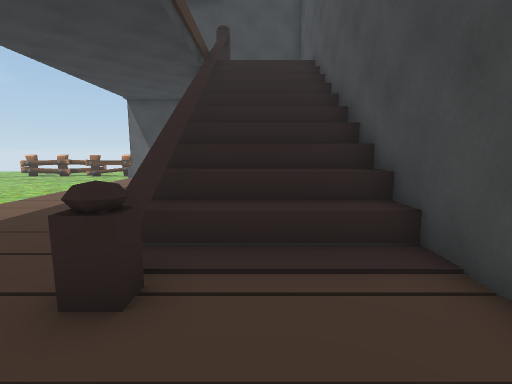
view 1 (above)

18 first-person views from a walk through a scene from a Unity 3-D project. The camera is 1.4 m above the floor, tilts 8° down and sees 85° across. The floor is counted in squares, 1 m on a side. Each view is taken from the middle of a square. On the plan, view 1 faces up. The plan holds only what a view shows up to about 14 squares ahead; the rest is blank. The place goes on beyond the plan. The player is left out. Some animated figures are left out. Some surface patterns are stand-ins.

view 2
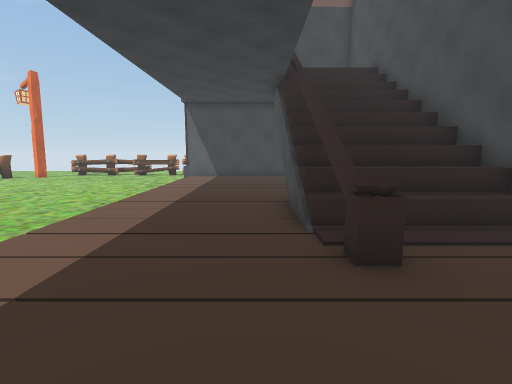

view 3
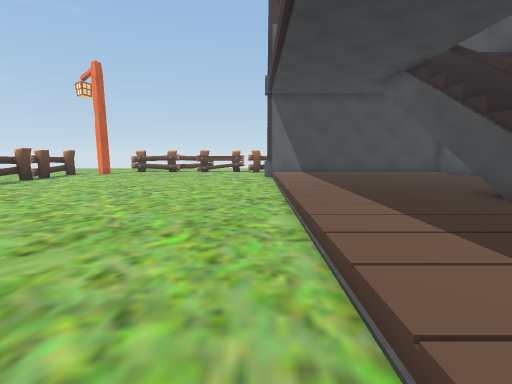

view 4
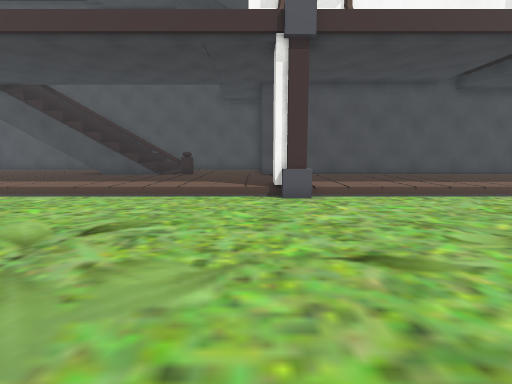

view 5
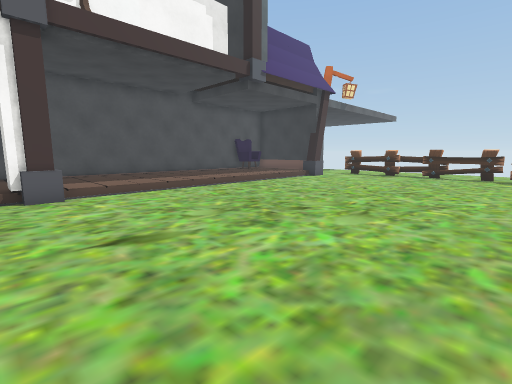

view 6
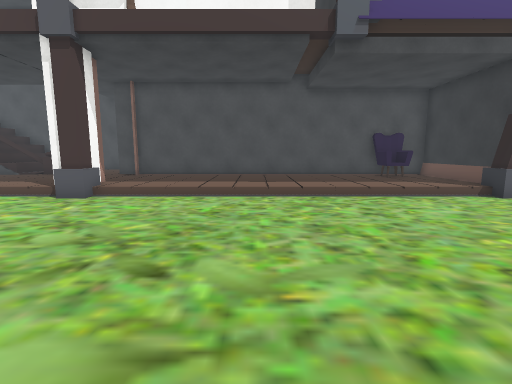

view 7
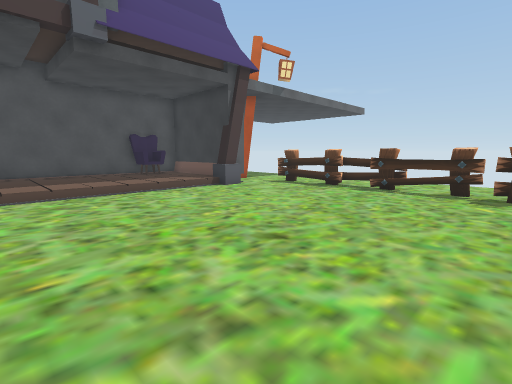

view 8
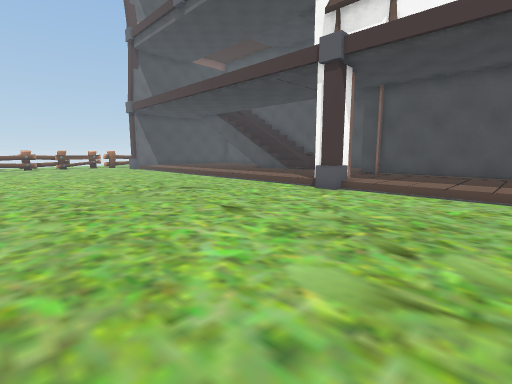

view 9
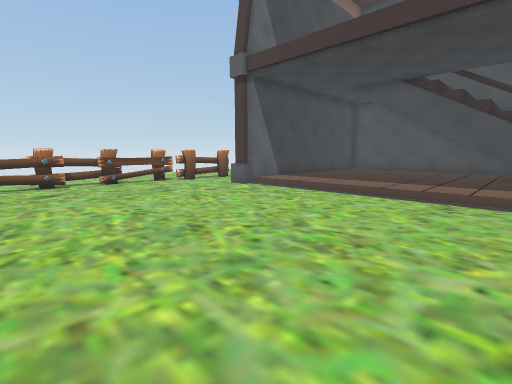

view 10
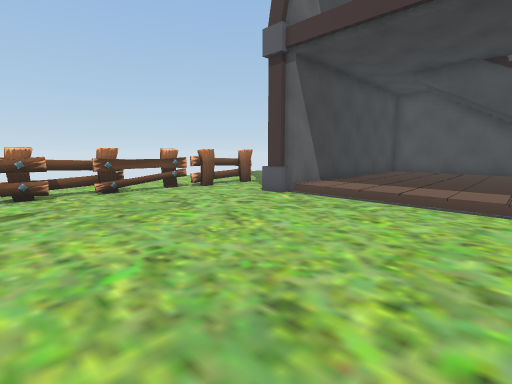

view 11
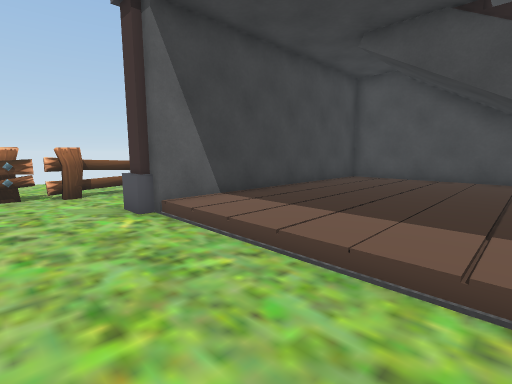

view 12
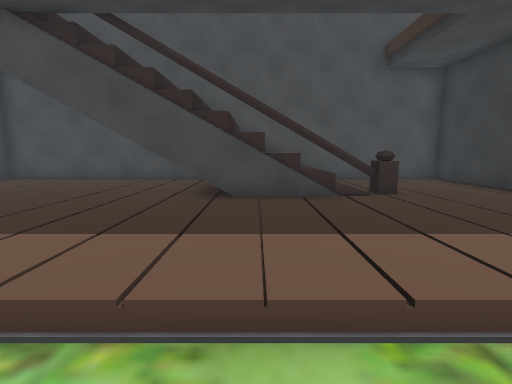

view 13
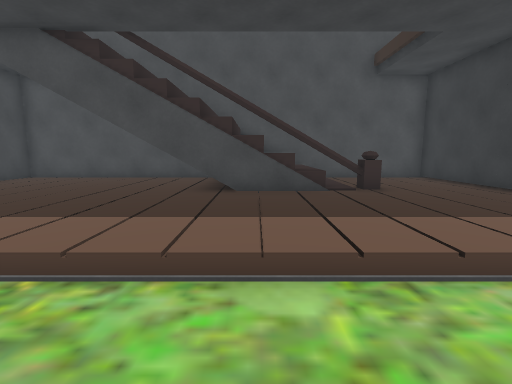

view 14
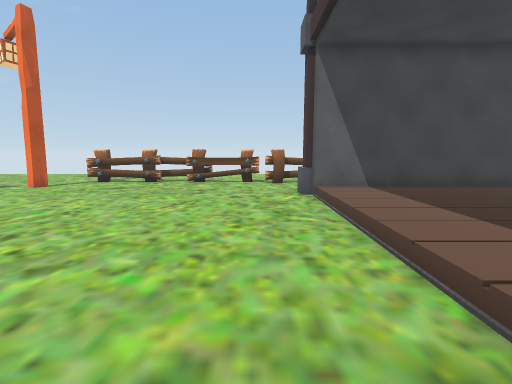

view 15
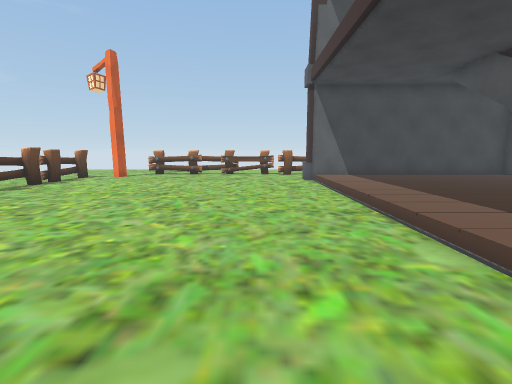

view 16
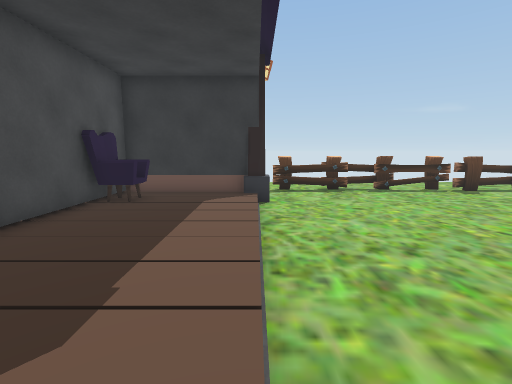

view 17
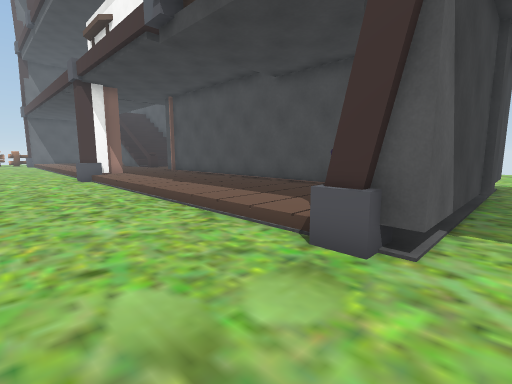

view 18
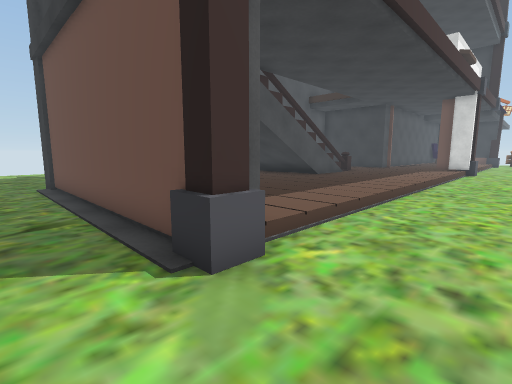

### Floor plan
Key: @ floor where view 1 was taken; # wall or solid block; x gap in a wall; . main floor; : floor 0.25 m higher than the main floor; / step, stairs or slope; = window, fence, low wall or low ledge; ^ raised ledge; F fence; O other object.
Columns run from 17 left of view 1 to 7 right of it. Each row starts with its distance up from view 1.
 24         ..
 23     ..  ..
 22   ..........
 21 ....#^#.....
 20 x##^.^###FFFF
 19 ...................
 18 .........................
 17 ..........O##########....
 16 ..........##### ### #
 15 ........../:::::::::#
 14 ........../:::::::::#
 13 ........../:::::::::#
 12 ........../:::::::::#
 11 ........../:::::::::#
 10 ........../:::::::::#
  9 ........../::::##   #
  8  ........./::::##///#
  7  ........./::::##///#
  6  ........./::::##///#
  5  ........./::::##///#
  4  ........./::::##///#
  3 ........../::::==:::#
  2 ........../:::::::::#
  1 ........../:::::::::#
  0 ........../::::::@::#
 -1 ........../::::######
 -2 ..........O#:::#
 -3 ..........O::::#
 -4 ........../::::#
 -5 ........../::::#
 -6 ........../::::#
 -7 ........../::::#
 -8 ........../::::#
 -9 ........../::::#
-10 ........../::::#
-11 ........../::::#
-12 ........../::::#
-13 ........../::::#
-14 ........../::OO#
-15 ........../::OO#
-16 ..........OOOO##
-17 ..........###########.
-18 ..................
-19 F###^####^
-20  ........
-21  ....
-22  ...

Where each view was taken, in squares from view 1:
view 1: 0 up, 0 right, facing up
view 2: 1 down, 3 left, facing up
view 3: 0 up, 8 left, facing up
view 4: 1 down, 16 left, facing right
view 5: 1 down, 17 left, facing down-right
view 6: 8 down, 16 left, facing right
view 7: 8 down, 17 left, facing down-right
view 8: 8 down, 17 left, facing up-right
view 9: 7 up, 16 left, facing up-right
view 10: 10 up, 15 left, facing up-right
view 11: 10 up, 10 left, facing up-right
view 12: 6 up, 9 left, facing right
view 13: 6 up, 10 left, facing right
view 14: 7 up, 9 left, facing up
view 15: 2 up, 10 left, facing up
view 16: 6 down, 7 left, facing down
view 17: 18 down, 11 left, facing up-right
view 18: 19 up, 10 left, facing down-right
